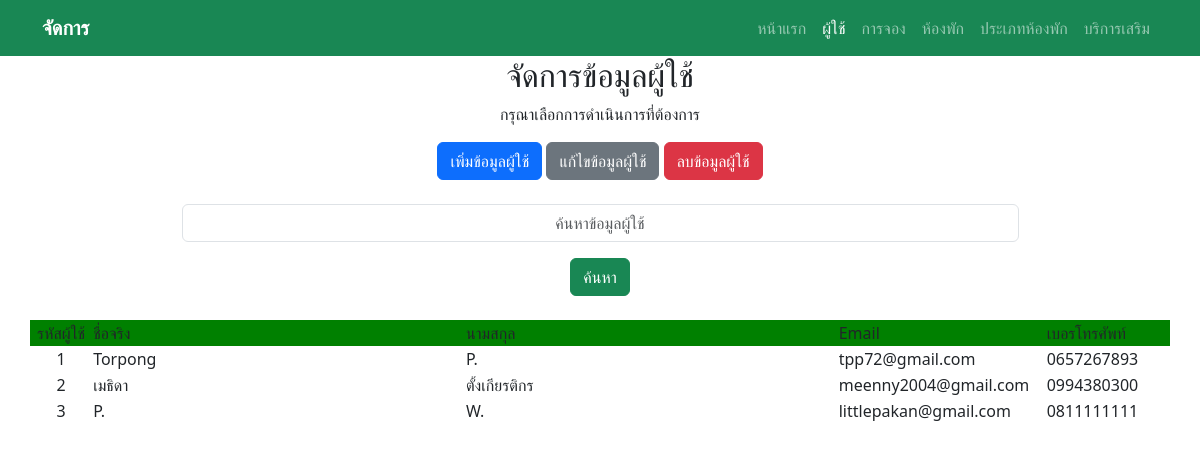
Page /dbms_users_show.php (signed in) on the committed database.
### tables this page shows
CREATE TABLE `users` (
  `user_id` int(11) NOT NULL,
  `first_name` varchar(50) NOT NULL,
  `last_name` varchar(50) NOT NULL,
  `email` varchar(100) NOT NULL,
  `password` varchar(100) NOT NULL,
  `phone` varchar(10) DEFAULT NULL
);

### dbms_users_show.php (the view, shortened to what this page needs)
<!DOCTYPE html>
<html lang="th">
<head>
  <link href="https://cdn.jsdelivr.net/npm/bootstrap@5.3.2/dist/css/bootstrap.min.css" rel="stylesheet">
</head>
<nav class="navbar navbar-expand-lg navbar-dark bg-success sticky-top">
  <div class="container">
    <a class="navbar-brand fw-bold" href="dbms.php">จัดการ</a>
    <div class="collapse navbar-collapse">
      <ul class="navbar-nav ms-auto">
        <li class="nav-item"><a class="nav-link" href="index.php">หน้าแรก</a></li>
        <li class="nav-item"><a class="nav-link active" href="dbms_users_show.php">ผู้ใช้</a></li>
        <li class="nav-item"><a class="nav-link" href="dbms_bookings_show.php">การจอง</a></li>
        <li class="nav-item"><a class="nav-link" href="dbms_rooms_show.php">ห้องพัก</a></li>
        <li class="nav-item"><a class="nav-link" href="dbms_roomtypes_show.php">ประเภทห้องพัก</a></li>
        <li class="nav-item"><a class="nav-link" href="dbms_services_show.php">บริการเสริม</a></li>
      </ul>
    </div>
  </div>
</nav>
<body>
<header>
    <form method="post" action="">
        <div class="container">
            <h2 class="text-center text-dark">จัดการข้อมูลผู้ใช้</h2>
            <p class="text-center text-dark">กรุณาเลือกการดำเนินการที่ต้องการ</p>
            <div class="text-center mb-4">
                <a href="dbms_users_insert.php" class="btn btn-primary">เพิ่มข้อมูลผู้ใช้</a>
                <a href="dbms_users_update.php" class="btn btn-secondary">แก้ไขข้อมูลผู้ใช้</a>
                <a href="dbms_users_delete.php" class="btn btn-danger">ลบข้อมูลผู้ใช้</a>
            </div>
            <div class="d-flex justify-content-center mb-3">
                <input class="form-control w-75 text-center" type="text" name="search" id="search" placeholder="ค้นหาข้อมูลผู้ใช้">
            </div>
            <div class="col-12 text-center mb-4">
                <button type="submit" class="btn btn-success">ค้นหา</button>
            </div>
        </div>
    </form>
</header>
<?php
    include 'conn.php';
    $sql = "SELECT * FROM users";
    $sql.= " ORDER BY user_id ASC";
    $result = $conn->query($sql);
    if ($result->num_rows > 0) {
        echo "<table width='95%' border='0' align='center'>";
        echo "<tr bgcolor='green'>";
        echo "<td width='5%'><center>รหัสผู้ใช้</center></td>";
        echo "<td width='30%'>ชื่อจริง</td>";
        echo "<td width='30%'>นามสกุล</td>";
        echo "<td width='15%'>Email</td>";
        echo "<td width='10%'>เบอรโทรศัพท์</td>";
        echo "</tr>";
    while($result_array = $result->fetch_assoc()) {
        echo "<tr>";
        echo "<td><center>".$result_array['user_id']."</center></td>";
        echo "<td>".$result_array['first_name']."</td>";
        echo "<td>".$result_array['last_name']."</td>";
        echo "<td>".$result_array['email']."</td>";
        echo "<td>".$result_array['phone']."</td>";
        echo  "</tr>";
    }
        echo "</table>";
    }else{
        echo "<center>ไม่พบข้อมูล</center>";
    }
?>
</body>
</html>

### rows in the picture
users: user_id "1", first_name "Torpong", last_name "P.", email "tpp72@gmail.com", phone "0657267893"
users: user_id "2", first_name "เมธิดา", last_name "ตั้งเกียรติกร", email "meenny2004@gmail.com", phone "0994380300"
users: user_id "3", first_name "P.", last_name "W.", email "littlepakan@gmail.com", phone "0811111111"
